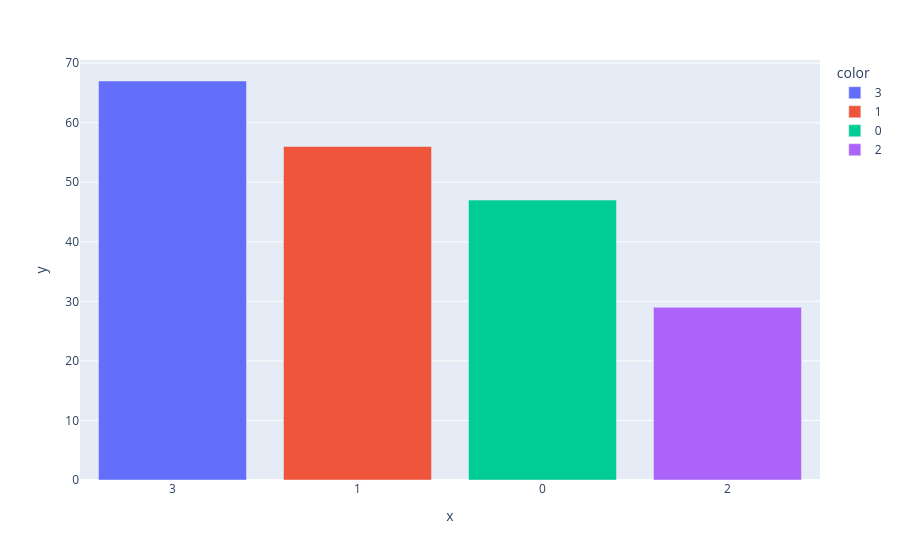

The notebook cell saved with this chart:
### Code cell
# Diagramme en barre du nombre d'observations dans chaque
import plotly.express as px
val = pd.Series(kmeans_partition).value_counts()
px.bar(x=val.index.astype(str), y=val.values, color=val.index.astype(str)).show()

### Figure 1 — Plotly figure (JSON) as saved in the notebook; plotly's stock layout.template omitted (floating-point values rounded to 4 significant figures)
{"data": [{"hovertemplate": "color=3<br>x=%{x}<br>y=%{y}<extra></extra>", "legendgroup": "3", "marker": {"color": "#636efa", "pattern": {"shape": ""}}, "name": "3", "orientation": "v", "showlegend": true, "textposition": "auto", "type": "bar", "x": ["3"], "xaxis": "x", "y": [67], "yaxis": "y"}, {"hovertemplate": "color=1<br>x=%{x}<br>y=%{y}<extra></extra>", "legendgroup": "1", "marker": {"color": "#EF553B", "pattern": {"shape": ""}}, "name": "1", "orientation": "v", "showlegend": true, "textposition": "auto", "type": "bar", "x": ["1"], "xaxis": "x", "y": [56], "yaxis": "y"}, {"hovertemplate": "color=0<br>x=%{x}<br>y=%{y}<extra></extra>", "legendgroup": "0", "marker": {"color": "#00cc96", "pattern": {"shape": ""}}, "name": "0", "orientation": "v", "showlegend": true, "textposition": "auto", "type": "bar", "x": ["0"], "xaxis": "x", "y": [47], "yaxis": "y"}, {"hovertemplate": "color=2<br>x=%{x}<br>y=%{y}<extra></extra>", "legendgroup": "2", "marker": {"color": "#ab63fa", "pattern": {"shape": ""}}, "name": "2", "orientation": "v", "showlegend": true, "textposition": "auto", "type": "bar", "x": ["2"], "xaxis": "x", "y": [29], "yaxis": "y"}], "layout": {"barmode": "relative", "legend": {"title": {"text": "color"}, "tracegroupgap": 0}, "margin": {"t": 60}, "xaxis": {"anchor": "y", "domain": [0.0, 1.0], "title": {"text": "x"}}, "yaxis": {"anchor": "x", "domain": [0.0, 1.0], "title": {"text": "y"}}}}
